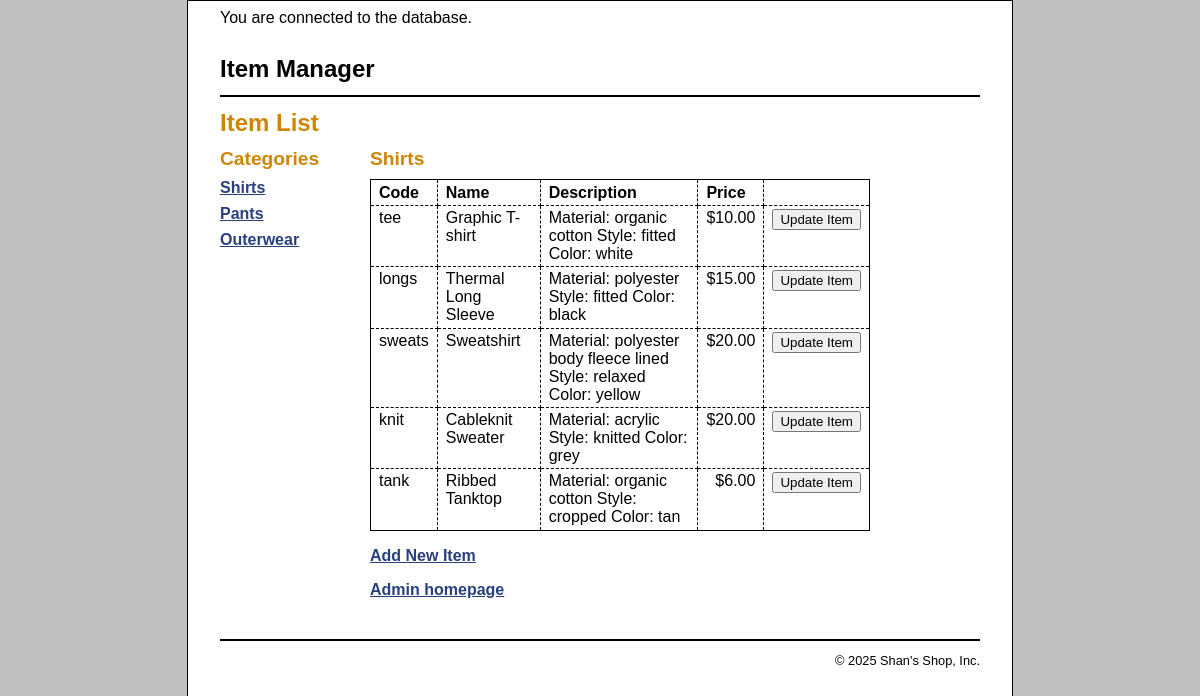
The app's page /admin/items/index.php with its own data.
### tables this page shows
CREATE TABLE categories (
  categoryID            INT             NOT NULL   AUTO_INCREMENT,
  categoryName          VARCHAR(50)     NOT NULL,
  PRIMARY KEY (categoryID)
);

CREATE TABLE items (
  itemID                INT             NOT NULL   AUTO_INCREMENT,
  categoryID        	INT             NOT NULL,
  itemCode       	    VARCHAR(10)     NOT NULL,
  itemName       	    VARCHAR(50)     NOT NULL,
  itemDesc       	    VARCHAR(255)    NOT NULL,
  itemPrice         	DECIMAL(10,2)   NOT NULL,
  itemSale          	DECIMAL(10,2)   NOT NULL     DEFAULT 0.00,
  PRIMARY KEY (itemID), 
  INDEX categoryID (categoryID), 
  UNIQUE INDEX itemCode (itemCode),
  FOREIGN KEY (categoryID) REFERENCES categories (categoryID)
);

### admin/items/index.php (called while the page is built, shortened)
<?php
require_once('../../inc/db_connect.php');
if (!isset($category_id))
{
    $category_id = filter_input(INPUT_GET, 'category_id', FILTER_VALIDATE_INT);
    if ($category_id == NULL || $category_id == FALSE)
	{
        $category_id = 1;
    }
}
$queryAllCategories = 'SELECT * FROM categories
					   ORDER BY categoryID';
$statement1 = $db->prepare($queryAllCategories);
$statement1->execute();
$categories = $statement1->fetchAll();
$queryCategory = 'SELECT * FROM categories
                  WHERE categoryID = :category_id';
$statement2 = $db->prepare($queryCategory);
$statement2->bindValue(':category_id', $category_id);
$statement2->execute();
$category = $statement2->fetch();
$category_name = $category['categoryName'];
$queryItems = 'SELECT * FROM items
               WHERE categoryID = :category_id
               ORDER BY itemID';
$statement3 = $db->prepare($queryItems);
$statement3->bindValue(':category_id', $category_id);
$statement3->execute();
$items = $statement3->fetchAll();
include('viewItems.php');
?>

### admin/items/viewItems.php (the view, shortened to what this page needs)
<!DOCTYPE html>
<html>
<head>
    <link rel="stylesheet" type="text/css" href = "../../main.css" />
</head>
<body>
	<header>
		<h1>Item Manager</h1>
	</header>
<main>
    <h1>Item List</h1>
    <aside>
        <h2>Categories</h2>
        <nav>
        <ul>
            <?php foreach ($categories as $category) : ?>
            <li><a href=".?category_id=<?php echo $category['categoryID']; ?>">
                    <?php echo $category['categoryName']; ?>
                </a>
            </li>
            <?php endforeach; ?>
        </ul>
        </nav>
    </aside>
    <section>
        <h2><?php echo $category_name; ?></h2>
        <table>
			<tr>
                <th>Code</th>
                <th>Name</th>
				<th>Description</th>
                <th>Price</th>
			</tr>
            <?php foreach ($items as $item) : ?>
            <tr>
                <td><?php echo $item['itemCode']; ?></td>
                <td><?php echo $item['itemName']; ?></td>
                <td><?php echo $item['itemDesc']; ?></td>
                <td class="right"><?php echo "$".$item['itemPrice']; ?></td>
				<td>
					<form action = "updateItemForm.php" method = "get">
					<input type= "submit" name = "action"
						value = "Update Item" >
					</form>
				</td>
            </tr>
            <?php endforeach; ?>
        </table>
        <p><a href="addItemsForm.php">Add New Item</a></p>
        <p><a href="http://localhost/project/index.php">Admin homepage</a></p>
    </section>
</main>
<footer>
    <p>&copy; <?php echo date("Y"); ?> Shan's Shop, Inc.</p>
</footer>
</body>
</html>

### inc/db_connect.php (shortened to what this page needs)
<?php
    try {
		echo '<p> You are connected to the database.</p>';
    }
	catch (PDOException $e) {
        $error_message = $e->getMessage();
        echo  'Connection error.:$error_message';
    }
?>

### main.css (style rules this page uses)
html { background-color: rgb(192, 192, 192); }
body { margin-top: 0; font-family: Arial, Helvetica, sans-serif; width: 760px; margin: 0 auto; background-color: white; border: 1px solid black; padding: .5em 2em; }
header { margin: 0; border-bottom: 2px solid black; }
header h1 { margin: 0; padding: .5em 0; color: black; }
main { margin: 0; }
aside { float: left; width: 150px; }
nav ul { list-style-type: none; margin-left: 0; padding-left: 0; }
nav ul li { padding-bottom: 0.5em; }
section { float: left; width: 500px; padding-bottom: 1.5em; }
footer { clear: both; margin-top: 1em; border-top: 2px solid black; }
footer p { text-align: right; font-size: 80%; margin: 1em 0; }
h1 { font-size: 150%; margin: 0; padding: .5em 0 .25em; }
h2 { font-size: 120%; margin: 0; padding: .25em 0 .5em; }
h1, h2 { color: rgb(208, 133, 4); }
ul { margin: 0 0 1em 0; padding: 0 0 0 2.5em; }
li { margin: 0; padding: 0; }
a { color: rgb(41, 64, 124); font-weight: bold; }
table { border: 1px solid black; border-collapse: collapse; }
td, th { border: 1px dashed black; padding: .2em .5em .2em .5em; vertical-align: top; text-align: left; }
form { margin: 0; }
.right { text-align: right; }

### records on screen
categories: categoryName "Shirts"
categories: categoryName "Pants"
categories: categoryName "Outerwear"
items: itemCode "tee", itemName "Graphic T-shirt", itemDesc "Material: organic cotton Style: fitted Color: white", itemPrice "10.00"
items: itemCode "longs", itemName "Thermal Long Sleeve", itemDesc "Material: polyester Style: fitted Color: black", itemPrice "15.00"
items: itemCode "sweats", itemName "Sweatshirt", itemDesc "Material: polyester body fleece lined Style: relaxed Color: yellow", itemPrice "20.00"
items: itemCode "knit", itemName "Cableknit Sweater", itemDesc "Material: acrylic Style: knitted Color: grey", itemPrice "20.00"
items: itemCode "tank", itemName "Ribbed Tanktop", itemDesc "Material: organic cotton Style: cropped Color: tan", itemPrice "6.00"
